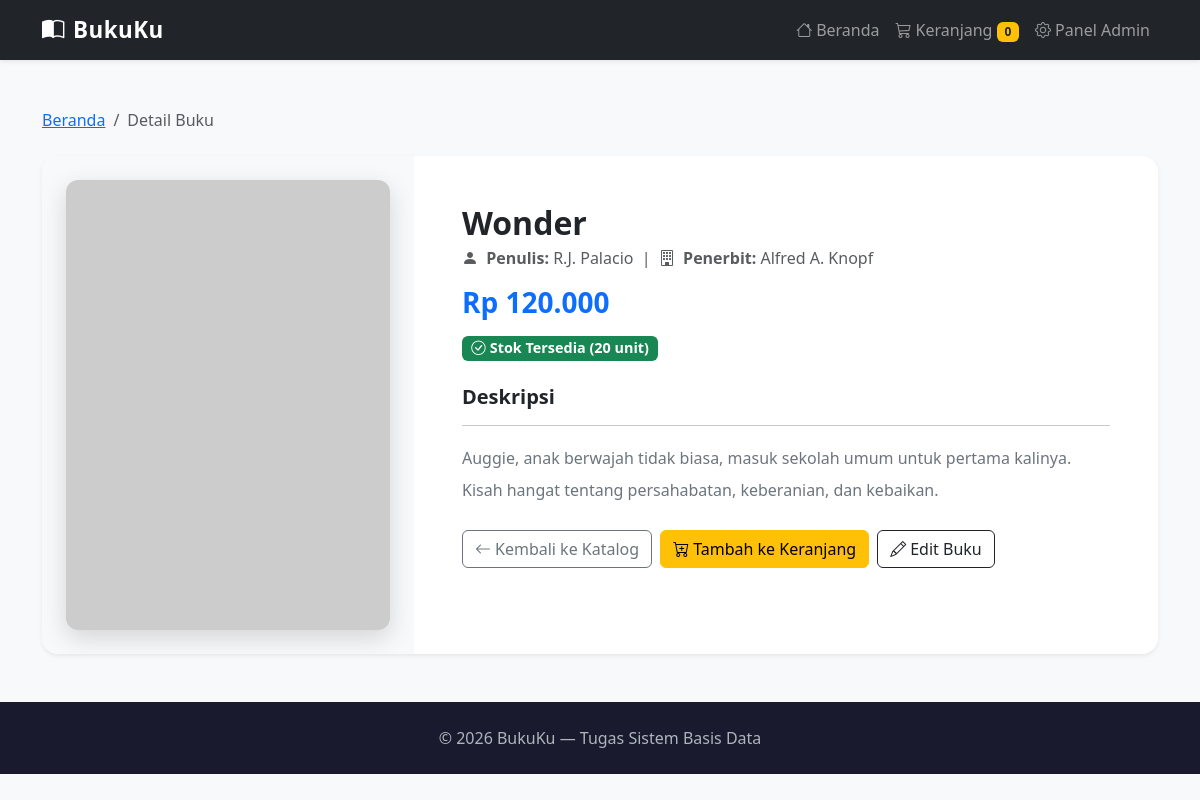
The app's page /detail.php?id=57 with its own data.
### tables this page shows
CREATE TABLE IF NOT EXISTS buku (
    id       INT(11)        NOT NULL AUTO_INCREMENT,
    judul    VARCHAR(150)   NOT NULL,
    penulis  VARCHAR(100)   NOT NULL,
    penerbit VARCHAR(100)   NOT NULL,
    harga    DECIMAL(12,0)  NOT NULL DEFAULT 0,
    stok     INT(11)        NOT NULL DEFAULT 0,
    deskripsi TEXT,
    cover    VARCHAR(255)   DEFAULT NULL,
    PRIMARY KEY (id)
);

### detail.php (the view, shortened to what this page needs)
<?php
require_once 'config/koneksi.php';
$jumlahCart = array_sum($_SESSION['cart'] ?? []);
$id = isset($_GET['id']) ? (int) $_GET['id'] : 0;
$stmt = $koneksi->prepare("SELECT * FROM buku WHERE id = ? LIMIT 1");
$stmt->bind_param("i", $id);
$stmt->execute();
$result = $stmt->get_result();
$buku = $result->fetch_assoc();
?>
<!DOCTYPE html>
<html lang="id">
<head>
    <link href="https://cdn.jsdelivr.net/npm/bootstrap@5.3.3/dist/css/bootstrap.min.css" rel="stylesheet">
    <link href="https://cdn.jsdelivr.net/npm/bootstrap-icons@1.11.3/font/bootstrap-icons.min.css" rel="stylesheet">
    <link href="assets/css/style.css" rel="stylesheet">
</head>
<body>
    <nav class="navbar navbar-expand-lg navbar-dark bg-dark sticky-top shadow-sm">
        <div class="container">
            <a class="navbar-brand" href="index.php">
                <i class="bi bi-book-half me-2"></i>BukuKu
            </a>
            <div class="collapse navbar-collapse">
                <ul class="navbar-nav ms-auto">
                    <li class="nav-item">
                        <a class="nav-link" href="index.php"><i class="bi bi-house me-1"></i>Beranda</a>
                    </li>
                    <li class="nav-item">
                        <a class="nav-link" href="cart.php"><i class="bi bi-cart3 me-1"></i>Keranjang <span class="badge bg-warning text-dark"><?= $jumlahCart ?></span></a>
                    </li>
                    <li class="nav-item">
                        <a class="nav-link" href="admin/index.php"><i class="bi bi-gear me-1"></i>Panel Admin</a>
                    </li>
                </ul>
            </div>
        </div>
    </nav>
    <main class="container my-5">
        <nav aria-label="breadcrumb" class="mb-4">
            <ol class="breadcrumb">
                <li class="breadcrumb-item"><a href="index.php">Beranda</a></li>
                <li class="breadcrumb-item active" aria-current="page">Detail Buku</li>
            </ol>
        </nav>
        <div class="card border-0 shadow-sm rounded-4 overflow-hidden">
            <div class="row g-0">
                <div class="col-md-4 bg-light d-flex align-items-center justify-content-center p-4">
                    <img
                        src="<?= $buku['cover'] ? htmlspecialchars($buku['cover']) : 'https://via.placeholder.com/300x420?text=No+Cover' ?>"
                        class="detail-cover img-fluid"
                        alt="Cover <?= htmlspecialchars($buku['judul']) ?>"
                        onerror="this.src='https://via.placeholder.com/300x420?text=No+Cover'"
                    >
                </div>
                <div class="col-md-8">
                    <div class="card-body p-4 p-md-5">
                        <h2 class="card-title fw-bold mb-1"><?= htmlspecialchars($buku['judul']) ?></h2>
                        <p class="text-muted mb-3">
                            <i class="bi bi-person-fill me-1"></i>
                            <strong>Penulis:</strong> <?= htmlspecialchars($buku['penulis']) ?>
                            &nbsp;|&nbsp;
                            <i class="bi bi-building me-1"></i>
                            <strong>Penerbit:</strong> <?= htmlspecialchars($buku['penerbit']) ?>
                        </p>
                        <h3 class="text-primary fw-bold mb-3">
                            Rp <?= number_format($buku['harga'], 0, ',', '.') ?>
                        </h3>
                        <div class="mb-4">
                            <?php if ($buku['stok'] > 10): ?>
                                <span class="badge bg-success badge-stok">
                                    <i class="bi bi-check-circle me-1"></i>Stok Tersedia (<?= $buku['stok'] ?> unit)
                                </span>
                            <?php elseif ($buku['stok'] > 0): ?>
                                <span class="badge bg-warning text-dark badge-stok">
                                    <i class="bi bi-exclamation-triangle me-1"></i>Stok Terbatas (<?= $buku['stok'] ?> unit)
                                </span>
                            <?php else: ?>
                                <span class="badge bg-danger badge-stok">
                                    <i class="bi bi-x-circle me-1"></i>Stok Habis
                                </span>
                            <?php endif; ?>
                        </div>
                        <h5 class="fw-bold">Deskripsi</h5>
                        <hr>
                        <p class="card-text text-secondary lh-lg">
                            <?= nl2br(htmlspecialchars($buku['deskripsi'] ?? 'Tidak ada deskripsi tersedia.')) ?>
                        </p>
                        <div class="d-flex gap-2 mt-4 flex-wrap">
                            <a href="index.php" class="btn btn-outline-secondary">
                                <i class="bi bi-arrow-left me-1"></i>Kembali ke Katalog
                            </a>
                            <form action="proses_cart.php" method="POST" class="d-inline">
                                <button type="submit" class="btn btn-warning" <?= $buku['stok'] <= 0 ? 'disabled' : '' ?>>
                                    <i class="bi bi-cart-plus me-1"></i><?= $buku['stok'] > 0 ? 'Tambah ke Keranjang' : 'Stok Habis' ?>
                                </button>
                            </form>
                            <a href="admin/edit.php?id=<?= $buku['id'] ?>" class="btn btn-outline-dark">
                                <i class="bi bi-pencil me-1"></i>Edit Buku
                            </a>
                        </div>
                    </div>
                </div>
            </div>
        </div>
    </main>
    <footer class="text-center mt-auto">
        <div class="container">
            <p class="mb-0">&copy; <?= date('Y') ?> BukuKu &mdash; Tugas Sistem Basis Data</p>
        </div>
    </footer>
</body>
</html>

### assets/css/style.css (style rules this page uses)
body { background-color: #f8f9fa; font-family: 'Segoe UI', Tahoma, Geneva, Verdana, sans-serif; }
.navbar-brand { font-weight: 700; font-size: 1.4rem; letter-spacing: 0.5px; }
.detail-cover { width: 100%; max-height: 450px; object-fit: cover; border-radius: 12px; box-shadow: 0 8px 24px rgba(0,0,0,0.15); }
.badge-stok { font-size: 0.9rem; }
footer { background-color: #1a1a2e; color: #adb5bd; padding: 24px 0; }

### records on screen
buku: judul "Wonder", penulis "R.J. Palacio", penerbit "Alfred A. Knopf", harga "120.000", stok "20", deskripsi "Auggie, anak berwajah tidak biasa, masuk sekolah umum untuk pertama kalinya. Kisah hangat tentang persahabatan, keberanian, dan kebaikan."

### other values on screen
$jumlahCart "0"
